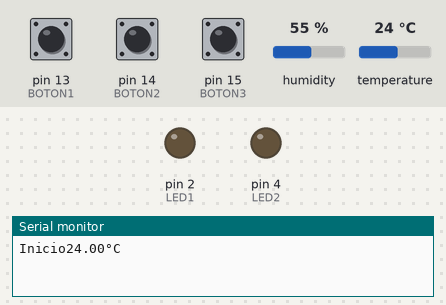
The sketch below on a simulated Arduino Uno, built with avr-gcc and run on an emulated ATmega328P. On the bench: output pins drawn as LEDs (lit = HIGH), the last lines printed to the serial monitor. The inputs (shaded band) are chosen by the test bench; at power-on: temperature 24 °C, pin 13 (BOTON1) HIGH, pin 14 (BOTON2) HIGH, pin 15 (BOTON3) HIGH, humidity 55 %.

Above: at 1.2 s.
1.3 s: temperature set to 26 °C
At 5.2 s:
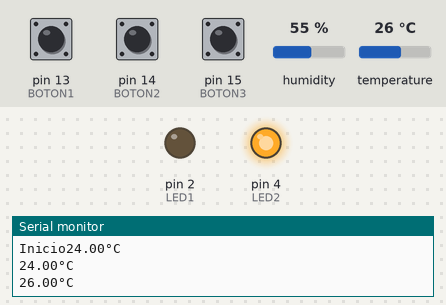
5.5 s: pin 13 (BOTON1) pulled LOW for 0.15 s
At 5.57 s:
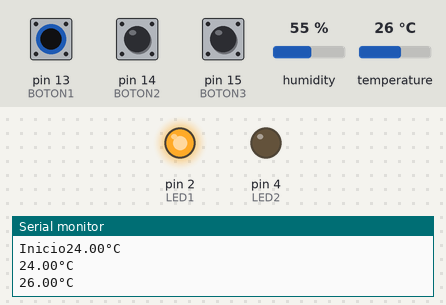
7.1 s: pin 14 (BOTON2) pulled LOW for 0.15 s
At 7.17 s:
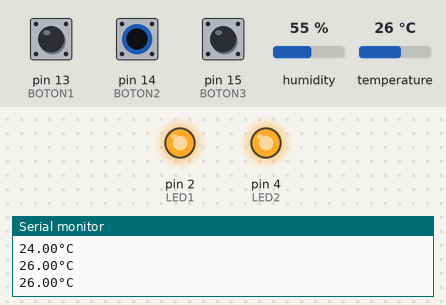
8.7 s: temperature set to 12 °C
At 12.7 s:
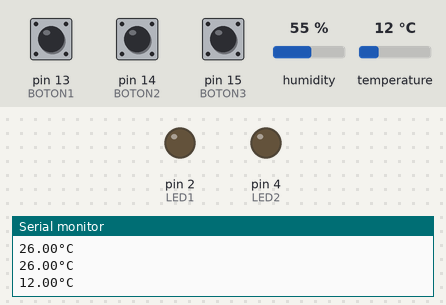
13.5 s: temperature set to 28 °C
At 17.0 s:
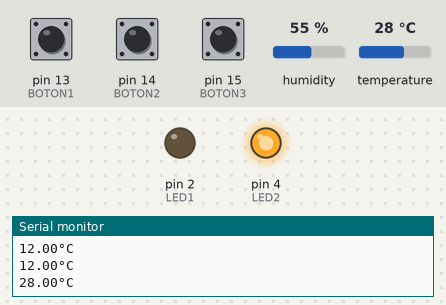
Timing chart, 0 to 18.5 s (numbered marks = the images above; inputs shaded):
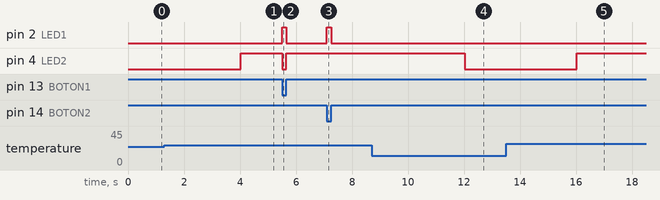

The sketch:

Administracion_de_servidoresV2.ino
```cpp
/*
   Administración de servidores
   Por: Alexander Arroyo
   Fecha: 27 de abril de 2022

   Características
  +Sensor de temperatura y humedad
  +Boton1: Manual. Activa la refrigeración al ser presionado
  +Boton2: Alta demanda
  +Boton3: Sobre carga de funcionamiento
  +
  +Led1: Refrigeracion manual
  +Led2: Refrigeración automática
  +
  +Que se encienda la refrigeracion manual cada que se presione el boton de manual
  +
  +La refrigeracion manual tiene prioridad a la refrigeracion automática.
  +
  +Si la termperatura es alta (mayor a 28, por ejemplo), se activa la refrigeracion automática
  +
  +Si tengo alta demanda o sobre carga, se activa la refrigeración automática
  +
  +Si tengo alta demanda o sobrecarga de funcionamiento y ademas temperatura alta, se activan ambas refrigeraciones
  +
  +Botones 14, 15, 13
  +Leds 4, 2
  +DHT11 12

*/

// Bibliotecas
#include "DHT.h"  //Biblioteca del DTH11

// Constantes para manejar el DHT11
#define DHTPIN 12         //La señal del DHT11 se conecta al pin 12 del ESP32 CAM
#define DHTTYPE DHT11

const int BOTON1 = 13;    //Pines del ESP32 CAM donde se conectará cada uno de los pulsadores que se utilziarán.
const int BOTON2 = 14;
const int BOTON3 = 15;

const int LED1 = 2;       //Pines del ESP32 CAM donde se conectará cada uno de los LED's que se utilziarán.
const int LED2 = 4;

// Variables
int dato1;                //Variable donde se guardará el estado de cada uno de los pulsadores.
int dato2;
int dato3;
float t;                  //Variable donde se guardará el valor de la tempatura que se lee cada 2 segundos.
float TempMax = 24.0;     //Variable que se emplea para establecer la temperatura de referencia.
double Tiempo;            //Variable dodne se guardará el tiempo leído del tiempo en cada ciclo.
double VentanaTiempo=0;   //Variable que se emplea para establecer la ventana de tiempo de 2 segundos en cada ciclo.

// Definición de objetos
DHT dht(DHTPIN, DHTTYPE); //Objeto para manejar el DHT11

// Condiciones iniciales - Se ejecuta sólo una vez al energizar
void setup() //Inicio de void setup ()
{
  Serial.begin(115200);   //Se establece la velocidad de comunicación entre el ESP32 CAM y la computadora.
  Serial.print("Inicio");

  dht.begin();  //Iniciar comunicación con el sensor

  pinMode (BOTON1, INPUT_PULLUP);  //Configura el pin del botón como entrada
  pinMode (BOTON2, INPUT_PULLUP);
  pinMode (BOTON3, INPUT_PULLUP);
  pinMode (LED1, OUTPUT);          //Configura los LEDś como salida
  pinMode (LED2, OUTPUT);

}// Fin de void setup

//Cuerpo del programa - Se ejecuta constantemente
void loop() // Inicio de void loop
 {
  Tiempo = millis();              // Con esta instrucción se guarda un valor, el cual se incrementa cada milisegundo, en la variable Tiempo.
  if (Tiempo > VentanaTiempo)     // Se crea una condición donde se pregunta si ya ha pasado un intervalo de tiempo, en este ejemplo 2 segundos (ver línea 88 de este código).
  {
    t = dht.readTemperature();    // Se obtiene el valor de la temperatura desde el sensor DHT11 y se guarda en la variable "t".
    if (isnan(t))                 // Se condiciona el valor de la variable "t", si no es un número nos envía un mensaje de error.
    {
      Serial.println(F("Failed to read from DHT sensor!"));
      return;
    }
    Serial.print(t);              //Se imprime el valor de la temperatura que se ha leído.
    Serial.println(F("°C "));

    VentanaTiempo=Tiempo+2000;    // Se crea la ventana de tiempo de una forma sencilla, al tiempo leído se le suman 2000 milisegundos.
  }


  dato1 = digitalRead (BOTON1);   //Con esta función se lee el valor booleano de cada uno de los botones y se guarda en cada variable el estado que presentan dichos botones.
  dato2 = digitalRead (BOTON2);
  dato3 = digitalRead (BOTON3);

  if ( !dato1 || (!dato2 && t > TempMax) || (!dato3 && t > TempMax) )   //En este apartado se estable la función booleana que se ha obtenido para controlar el LED 1.
  {
    digitalWrite(LED1, HIGH);
  }
  else
  {
    digitalWrite(LED1, LOW);
  }

  if ( (dato1 && !dato2) || (dato1 && !dato3) || (dato1 && t > TempMax) )   //En este apartado se estable la función booleana que se ha obtenido para controlar el LED 2.
  {
    digitalWrite(LED2, HIGH);
  }
  else
  {
    digitalWrite(LED2, LOW);
  }

}//Fin de void loop

// Funciones del usuario
```

Measured:
- the behaviour switches between 24 and 25 °C on temperature (found by bisection; images 0 and 1)
- after the input at 1.3 s, pin 4 (LED2): LOW → HIGH after 2.7 s
- after the input at 5.5 s, pin 2 (LED1): LOW → HIGH at once, → LOW 0.15 s later; pin 4 (LED2): HIGH → LOW at once, → HIGH 0.15 s later
- after the input at 7.1 s, pin 2 (LED1): LOW → HIGH at once, → LOW 0.15 s later
- after the input at 8.7 s, pin 4 (LED2): HIGH → LOW after 3.3 s
- after the input at 13.5 s, pin 4 (LED2): LOW → HIGH after 2.5 s
